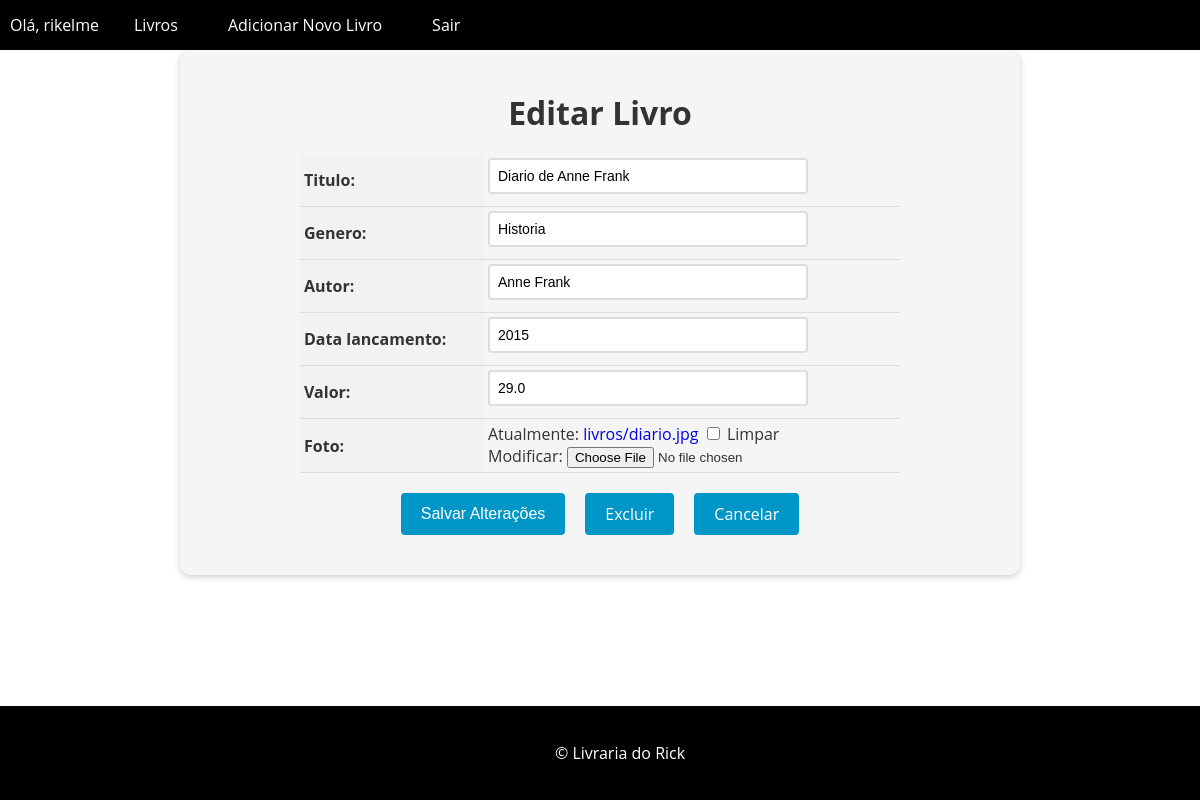
The page /livros/4/update/ (signed in) on the database as committed earlier.
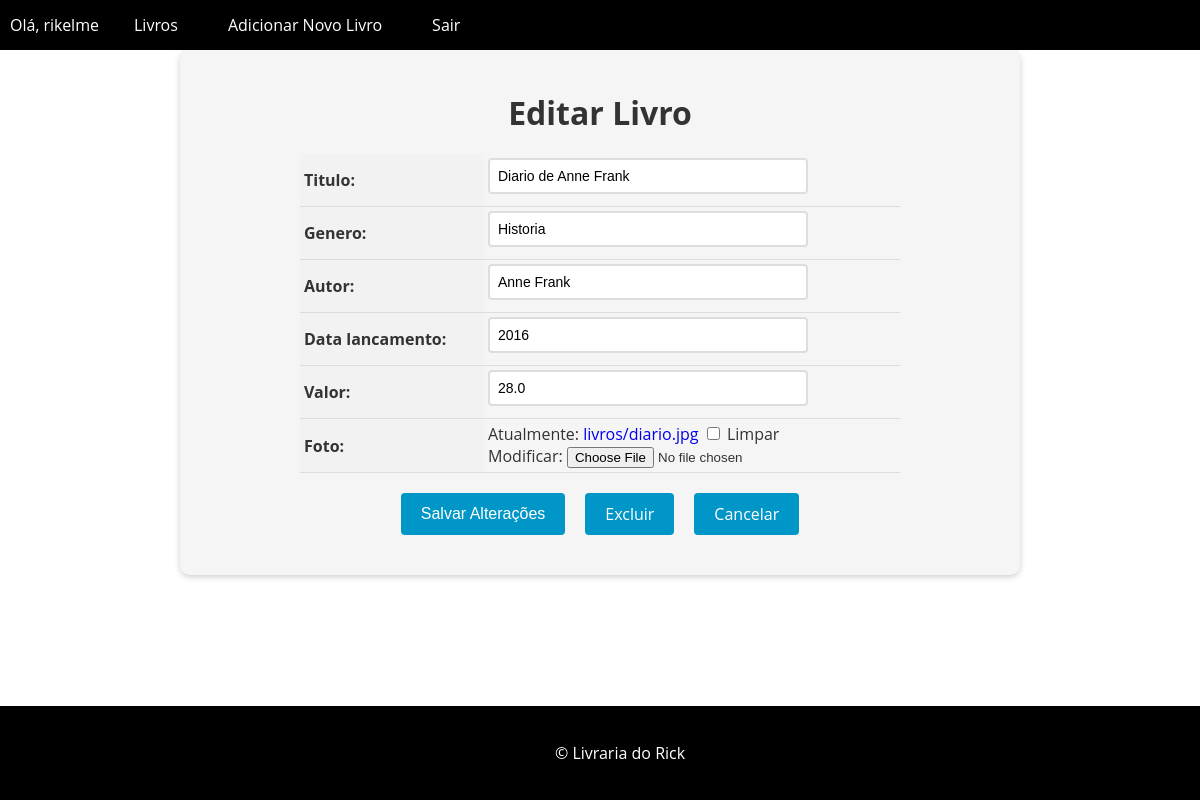
The same page on the database as committed later.
### livros/models.py (models this page shows, shortened)
class Livro(models.Model):
    id = models.AutoField(primary_key=True)
    titulo = models.CharField(max_length=200)
    genero = models.CharField(max_length=200)
    autor = models.CharField(max_length=200)
    data_lancamento = models.IntegerField(blank=True,null=True)
    valor = models.FloatField(blank=True,null=True)
    foto = models.ImageField(upload_to='livros/',blank=True,null=True)

### livros/views.py (the view, shortened to what this page needs)
# urls.py: path('livros/<int:pk>/update/', LivroUpdateView.as_view(), name='livros_update'),
@method_decorator(login_required(login_url='login'), name='dispatch')
class LivroUpdateView(UpdateView):
    model = Livro
    form_class = LivroModelForm
    template_name = 'livro_update.html'

### livros/forms.py
class LivroModelForm(forms.ModelForm):
    class Meta:
        model = Livro
        fields = '__all__'

### livros/templates/livro_update.html (shortened to what this page needs)
{% extends "base.html" %} {% block content %}
<form method="post" enctype="multipart/form-data">
  <h1>Editar Livro</h1>
  <table>
    {{ form.as_table }}
  </table>
  <div>
    <div class="buttons-container">
      <input type="submit" value="Salvar Alterações" class="btn btn-primary" />
      <a href='{% url 'livros_delete' pk=object.pk %}' class='btn btn-primary'>
      Excluir <a />
      <a href="{% url 'livro_list' %}" class="btn btn-secondary">Cancelar</a>
    </div>
  </div>
</form>
{% endblock %}

Rows that differ between the two databases and show on the page:
changed Livro "Diario de Anne Frank": data_lancamento "2015" → "2016"; valor "29.0" → "28.0"
